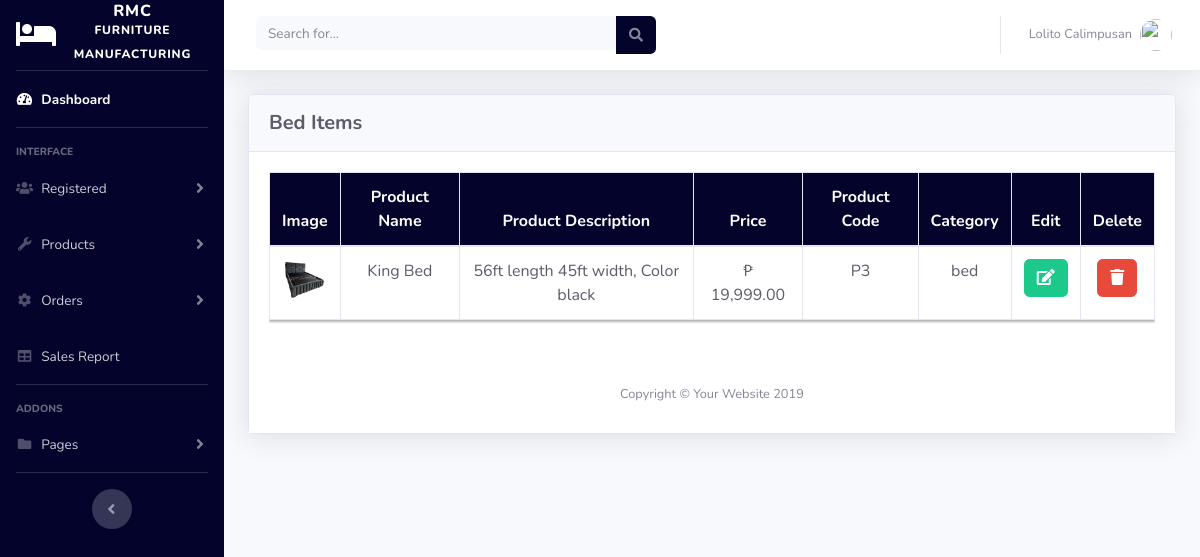
The page /admin/bed.php (signed in) on the database its author committed.
### tables this page shows
CREATE TABLE `register` (
  `id` int(11) NOT NULL,
  `fname` varchar(255) NOT NULL,
  `lname` varchar(255) NOT NULL,
  `age` varchar(20) NOT NULL,
  `gender` varchar(50) NOT NULL,
  `address` varchar(255) NOT NULL,
  `phone` varchar(30) NOT NULL,
  `image` varchar(255) NOT NULL,
  `email` varchar(255) NOT NULL,
  `password` varchar(255) NOT NULL,
  `otp` int(11) DEFAULT NULL,
  `role` varchar(20) DEFAULT NULL,
  `date_registered` datetime NOT NULL DEFAULT current_timestamp(),
  `status` varchar(100) NOT NULL
);

CREATE TABLE `product` (
  `id` int(11) NOT NULL,
  `product_name` varchar(100) NOT NULL,
  `product_desc` varchar(255) NOT NULL,
  `product_price` varchar(50) NOT NULL,
  `product_image` varchar(255) NOT NULL,
  `product_code` varchar(10) NOT NULL,
  `category` varchar(50) NOT NULL,
  `most_saled` int(11) DEFAULT NULL
);

### admin/bed.php (the view, shortened to what this page needs)
<?php
include('includes/header.php');
include('includes/navbar.php');
?>
<div class="container-fluid">
  <div class="card shadow mb-4">
    <div class="card-header py-3">
      <h5 class="m-0 font-weight-bold text-dark">
        Bed Items
      </h5>
    </div>
  <div class="card-body">
  <div class="table-responsive">
  <table class="table table-bordered text-dark text-center" id="dataTable" width="100%" cellspacing="0" style="box-shadow: 0px 2px 2px rgba(0,0,0,0.3);">
    <thead>
      <tr style="background-color: rgb(3, 3, 43); color: white;">
        <th>Image</th>
        <th>Product Name</th>
        <th>Product Description</th>
        <th>Price</th>
        <th>Product Code</th>
        <th>Category</th>
        <th>Edit</th>
        <th>Delete</th>
      </tr>
    </thead>
    <tbody>
      <?php
          require('../config.php');
          $stmt = $conn->prepare("SELECT * FROM product WHERE category = 'bed' ");
          $stmt->execute();
          $result = $stmt->get_result();
          $total = $result->num_rows;
          if($total > 0){
            $row = $result->fetch_assoc();
          }
          else{
            echo " Emmpty Records";
          }
      ?>
      <?php do{ ?>
      <tr class="hover-tr">
        <td><a href="products/<?= $row['product_image'];?>">
        <img src="products/<?= $row['product_image'];?>" width="40px" height="40px">
        </a></td>
        <td><?= $row['product_name'];?></td>
        <td><?= $row['product_desc'];?></td>
        <td>&#8369; <?= number_format($row['product_price'],2) ?></td>
        <td><?= $row['product_code'];?></td>
        <td><?= $row['category'];?></td>
        <td>
            <form action="edit_product.php" method="post">
                <button  type="submit" name="edit_btn" class="btn btn-success"> <i class="fas fa-edit"></i> </button>
            </form>
        </td>
        <td>
            <form action="code.php" method="post">
              <button type="submit" name="delete_btn" class="btn btn-danger"> <i class="fa fa-trash"></i> </button>
            </form>
        </td>
        </tr>
        <?php } while($row = $result->fetch_assoc()); ?>
    </tbody>
  </table>
  </div>
</div>
<?php
include('includes/footer.php');
?>

### admin/includes/navbar.php (shortened to what this page needs)
   <ul class="navbar-nav  sidebar sidebar-dark accordion" id="accordionSidebar" style=" background-color: rgb(3, 3, 43);">
<a class="sidebar-brand d-flex align-items-center justify-content-center" href="index.php">
  <div class="sidebar-brand-icon">
    <i class="fas fa-bed"></i>
  </div>
  <div class="sidebar-brand-text mx-3">RMC <sup>Furniture Manufacturing</sup></div>
</a>
<hr class="sidebar-divider my-0">
<li class="nav-item active">
  <a class="nav-link" href="index.php">
    <i class="fas fa-fw fa-tachometer-alt"></i>
    <span>Dashboard</span></a>
</li>
<hr class="sidebar-divider">
<div class="sidebar-heading">
  Interface
</div>
<li class="nav-item">
  <a class="nav-link collapsed" href="#" data-toggle="collapse" data-target="#collapseOne" aria-expanded="true" aria-controls="collapseOne">
    <i class="fas fa-users"></i>
    <span>Registered</span>
  </a>
</li>
<li class="nav-item">
  <a class="nav-link collapsed" href="#" data-toggle="collapse" data-target="#collapseUtilities" aria-expanded="true" aria-controls="collapseUtilities">
    <i class="fas fa-fw fa-wrench"></i>
    <span>Products</span>
  </a>
</li>
<li class="nav-item">
  <a class="nav-link collapsed" href="#" data-toggle="collapse" data-target="#collapseTwo" aria-expanded="true" aria-controls="collapseTwo">
    <i class="fas fa-fw fa-cog"></i>
    <span>Orders</span>
  </a>
</li>
<li class="nav-item">
  <a class="nav-link" href="sales_report.php">
    <i class="fas fa-fw fa-table"></i>
    <span>Sales Report</span></a>
</li>
<hr class="sidebar-divider">
<div class="sidebar-heading">
  Addons
</div>
<li class="nav-item">
  <a class="nav-link collapsed" href="#" data-toggle="collapse" data-target="#collapsePages" aria-expanded="true" aria-controls="collapsePages">
    <i class="fas fa-fw fa-folder"></i>
    <span>Pages</span>
  </a>
</li>
<hr class="sidebar-divider d-none d-md-block">
<div class="text-center d-none d-md-inline">
  <button class="rounded-circle border-0" id="sidebarToggle"></button>
</div>
</ul>
    <div id="content-wrapper" class="d-flex flex-column">
      <div id="content">
        <nav class="navbar navbar-expand navbar-light bg-white topbar mb-4 static-top shadow">
          <form class="d-none d-sm-inline-block form-inline mr-auto ml-md-3 my-2 my-md-0 mw-100 navbar-search">
            <div class="input-group">
              <input type="text" class="form-control bg-light border-0 small" placeholder="Search for..." aria-label="Search" aria-describedby="basic-addon2">
              <div class="input-group-append">
                <button class="btn" type="button" style=" background-color: rgb(3, 3, 43);">
                  <i class="fas fa-search fa-sm"></i>
                </button>
              </div>
            </div>
          </form>
          <ul class="navbar-nav ml-auto">
            <li class="nav-item dropdown no-arrow">
              <a class="nav-link dropdown-toggle" href="#" id="userDropdown" role="button" data-toggle="dropdown" aria-haspopup="true" aria-expanded="false">
                <span class="mr-2 d-none d-lg-inline text-gray-600 small">
               <?php
                 require('../config.php');
                 if(isset($_SESSION['Admin_id'])){
                     $id = $_SESSION['Admin_id'];
                     $stmt = $conn->prepare("SELECT * FROM register WHERE id = ?");
                     $stmt->bind_param("s", $id);
                     $stmt->execute();
                     $result = $stmt->get_result();
                     $total = $result->num_rows;
                     if($total > 0){
                         $row = $result->fetch_assoc();
                         echo $row['fname'] . " " . $row['lname'];?>
                </span>
                <img class="img-profile rounded-circle" src="https://source.unsplash.com/QAB-WJcbgJk/60x60">
              </a>
              <?php }
                 }?>
            </li>
          </ul>
        </nav>

### rows shown on the page
register: fname "Lolito", lname "Calimpusan"
product: product_image (picture), product_name "King Bed", product_desc "56ft length 45ft width, Color black", product_price "19,999.00", product_code "P3", category "bed"
